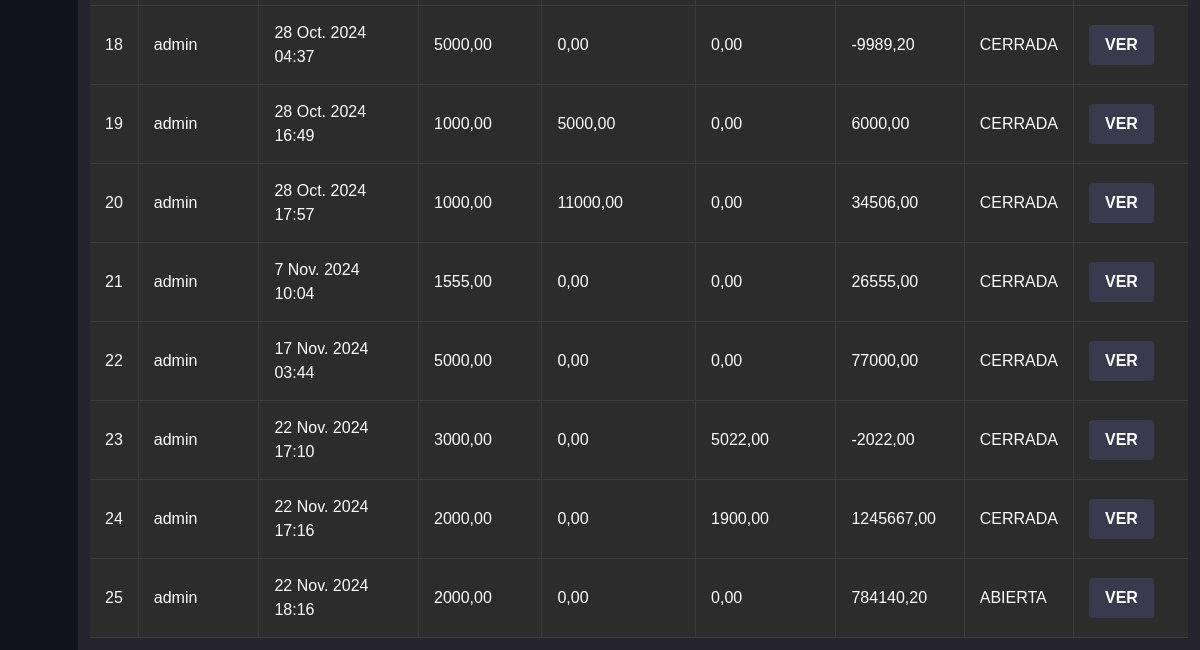
The page /cajas (signed in, lower part) on the database as committed earlier.
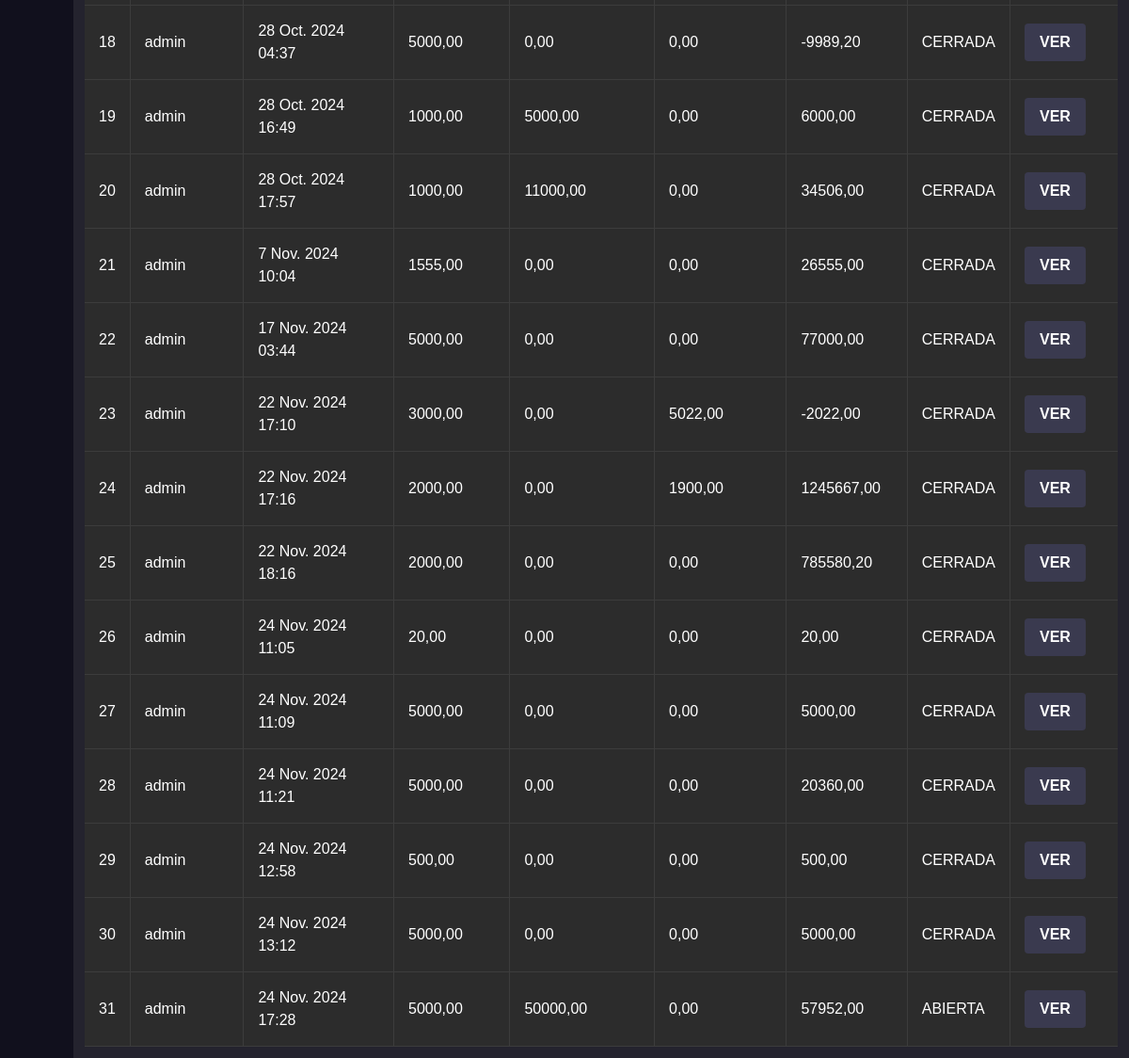
The same page on the database as committed later.
### entidad/models.py (models this page shows, shortened)
class Caja(models.Model):
    empleado= models.ForeignKey(User, on_delete=models.CASCADE)
    fecha_apertura= models.DateTimeField(auto_now_add=True)
    fecha_cierre = models.DateTimeField(null=True, blank=True)
    monto_inicial= models.DecimalField(max_digits=10, decimal_places=2, default=0)
    total_ingresado= models.DecimalField(max_digits=10, decimal_places=2, default=0)
    total_egresado= models.DecimalField(max_digits=10, decimal_places=2, default=0)
    saldo_total= models.DecimalField(max_digits=10, decimal_places=2)
    activo= models.BooleanField(default=False)
    class Meta:
        verbose_name = "Caja"
        verbose_name_plural = "Cajas"

### entidad/views.py (the view)
# urls.py: path('cajas',views.cajas, name='cajas'),
@login_required
def cajas(request):
    if not request.user.has_perm('entidad.add_caja'):
        return redirect('permiso_denegado')
    caja_list= Caja.objects.all()
    return render(request, 'entidad/cajas.html', {'cajas': caja_list})

### templates/entidad/cajas.html (shortened to what this page needs)
{% extends "base.html" %}
{% load static %}
{% block content %}
<link rel="stylesheet" href="{% static 'css/productos_tabla.css' %}">
<table class="table-custom" id="table-registrocajas">
    <tbody>
        {% for caja in cajas %}
            <tr>
                <td>{{ caja.id }}</td>
                <td>{{ caja.empleado }}</td>
                <td>{{ caja.fecha_apertura }}</td>
                <td>{{ caja.monto_inicial }}</td>
                <td>{{ caja.total_ingresado }}</td>
                <td>{{ caja.total_egresado }}</td>
                <td>{{ caja.saldo_total }}</td>
                <td>
                    {% if caja.activo %}
                        ABIERTA
                    {% else %}
                        CERRADA
                    {% endif %}
                </td>
                <td>
                    <a href="{% url 'ventas' caja.id %}" class="btn btn-secondary">VER</a>
                </td>
            </tr>
        {% empty %}
            <tr>
                <td colspan="9">No hay cajas disponibles.</td>
            </tr>
        {% endfor %}
    </tbody>
</table>
{% endblock %}

Rows that differ between the two databases and show on the page:
changed Caja "22 Nov. 2024 18:16": saldo_total "784140,20" → "785580,20"; activo "ABIERTA" → "CERRADA"
added Caja: id "26", empleado "admin", fecha_apertura "24 Nov. 2024 11:05", monto_inicial "20,00", total_ingresado "0,00", total_egresado "0,00", saldo_total "20,00", activo "CERRADA"
added Caja: id "27", empleado "admin", fecha_apertura "24 Nov. 2024 11:09", monto_inicial "5000,00", total_ingresado "0,00", total_egresado "0,00", saldo_total "5000,00", activo "CERRADA"
added Caja: id "28", empleado "admin", fecha_apertura "24 Nov. 2024 11:21", monto_inicial "5000,00", total_ingresado "0,00", total_egresado "0,00", saldo_total "20360,00", activo "CERRADA"
added Caja: id "29", empleado "admin", fecha_apertura "24 Nov. 2024 12:58", monto_inicial "500,00", total_ingresado "0,00", total_egresado "0,00", saldo_total "500,00", activo "CERRADA"
added Caja: id "30", empleado "admin", fecha_apertura "24 Nov. 2024 13:12", monto_inicial "5000,00", total_ingresado "0,00", total_egresado "0,00", saldo_total "5000,00", activo "CERRADA"
added Caja: id "31", empleado "admin", fecha_apertura "24 Nov. 2024 17:28", monto_inicial "5000,00", total_ingresado "50000,00", total_egresado "0,00", saldo_total "57952,00", activo "ABIERTA"
